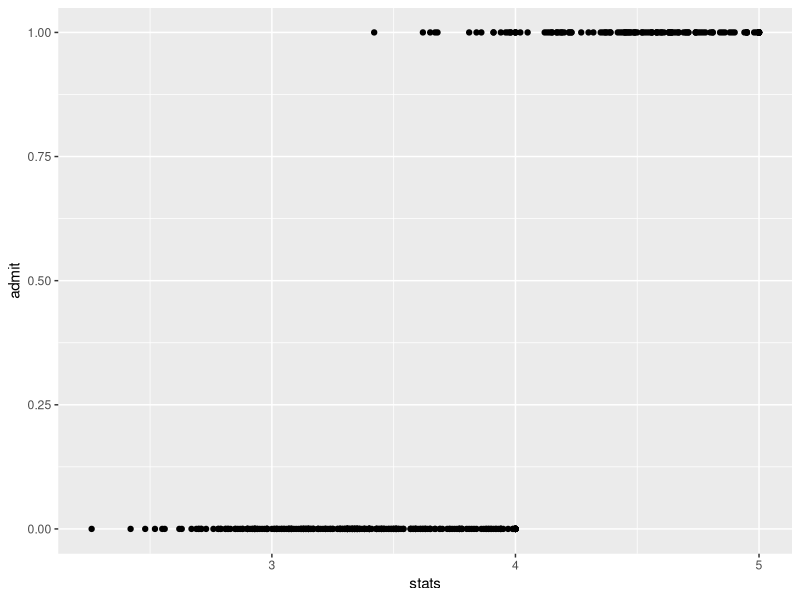
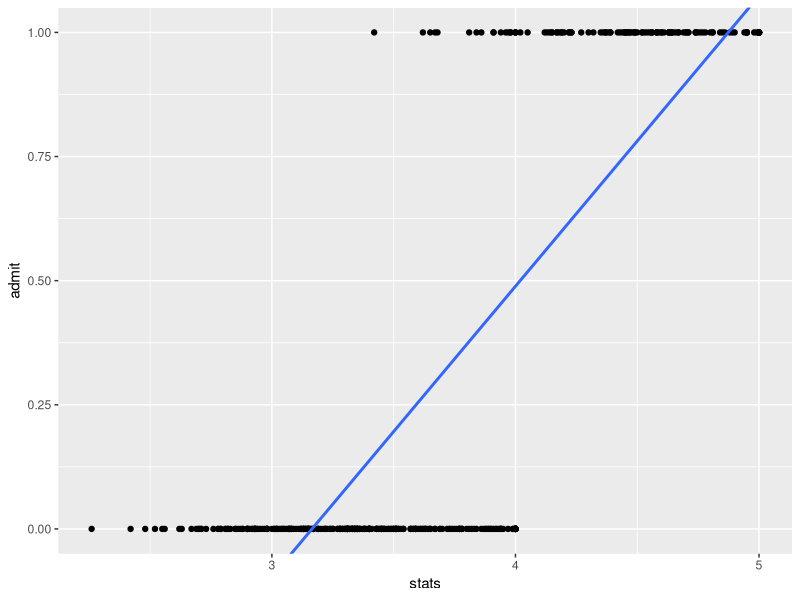
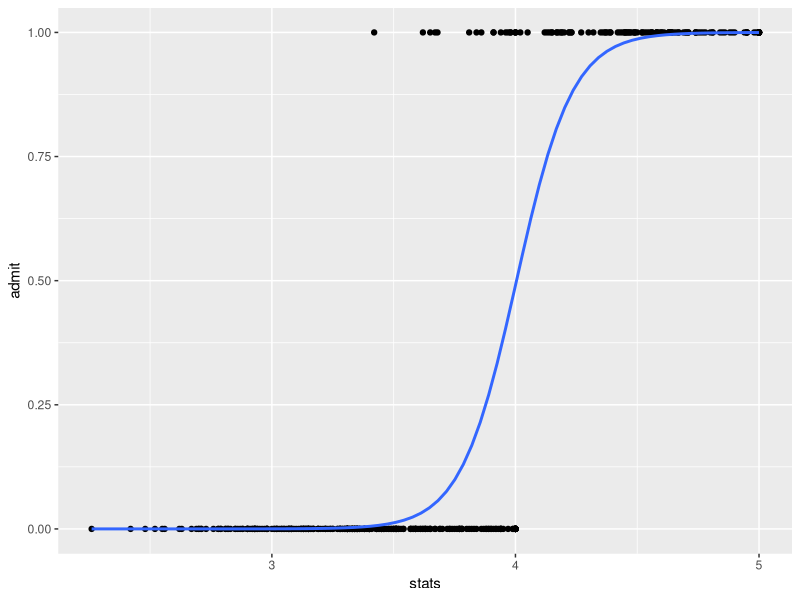

These figures' R source, in order:
## ---- chunk 1
knitr::opts_chunk$set(echo = TRUE)
## ---- chunk 2
library(readxl)
ResponsableDataScience <- read_excel("InstituteofDataScience.xlsx")
## ---- chunk 3
str(ResponsableDataScience)
## ---- chunk 4
summary(ResponsableDataScience)
## ---- chunk 5
## Plotting the data
library(ggplot2)
ggplot(ResponsableDataScience, aes(stats, admit)) +
  geom_point()

## ---- chunk 6

ggplot(ResponsableDataScience, aes(stats, admit)) +
  geom_point() +
  geom_smooth(method = 'lm', se = FALSE) + # linear regression and not plot the standard error
  coord_cartesian(ylim = c(0,1)) # limit the plot
## ---- chunk 7
ggplot(ResponsableDataScience, aes(stats, admit)) +
  geom_point() +
  geom_smooth(method = 'glm', se = FALSE, method.args = list(family = 'binomial')) + #  and not plot the standard error
  coord_cartesian(ylim = c(0,1)) # limit the plot
## ---- chunk 8
# MODEL ADMIT BY STATS
logitmodel <- glm(formula = admit ~ stats, # dependent variable ~ indepedent variable
                  data = ResponsableDataScience,
                  family = 'binomial')
## ---- chunk 9
# call the result object
summary(logitmodel)
## ---- chunk 10
coef(logitmodel)
## ---- chunk 11
exp(coef(logitmodel))
## ---- chunk 12
# insert here your code
